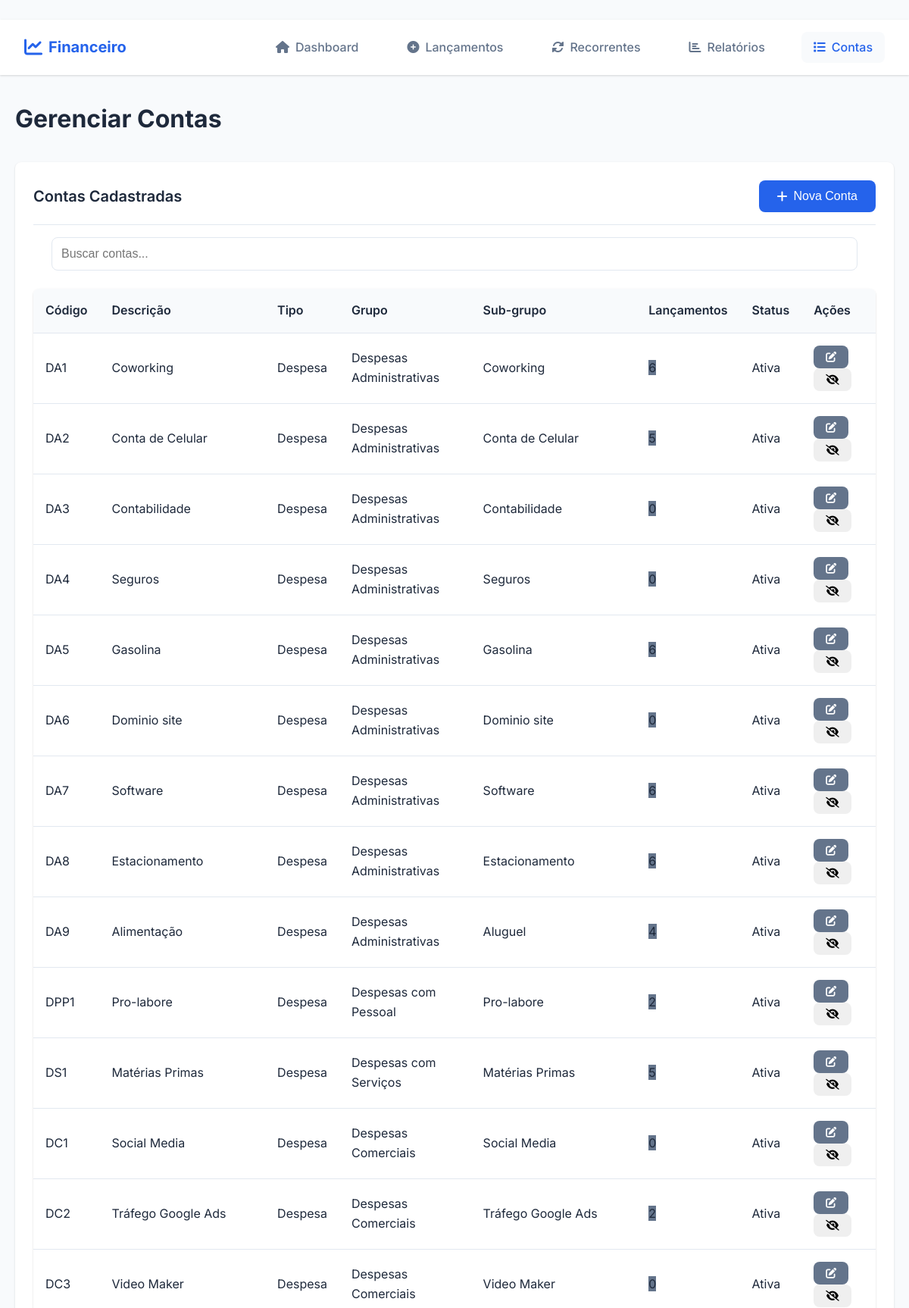
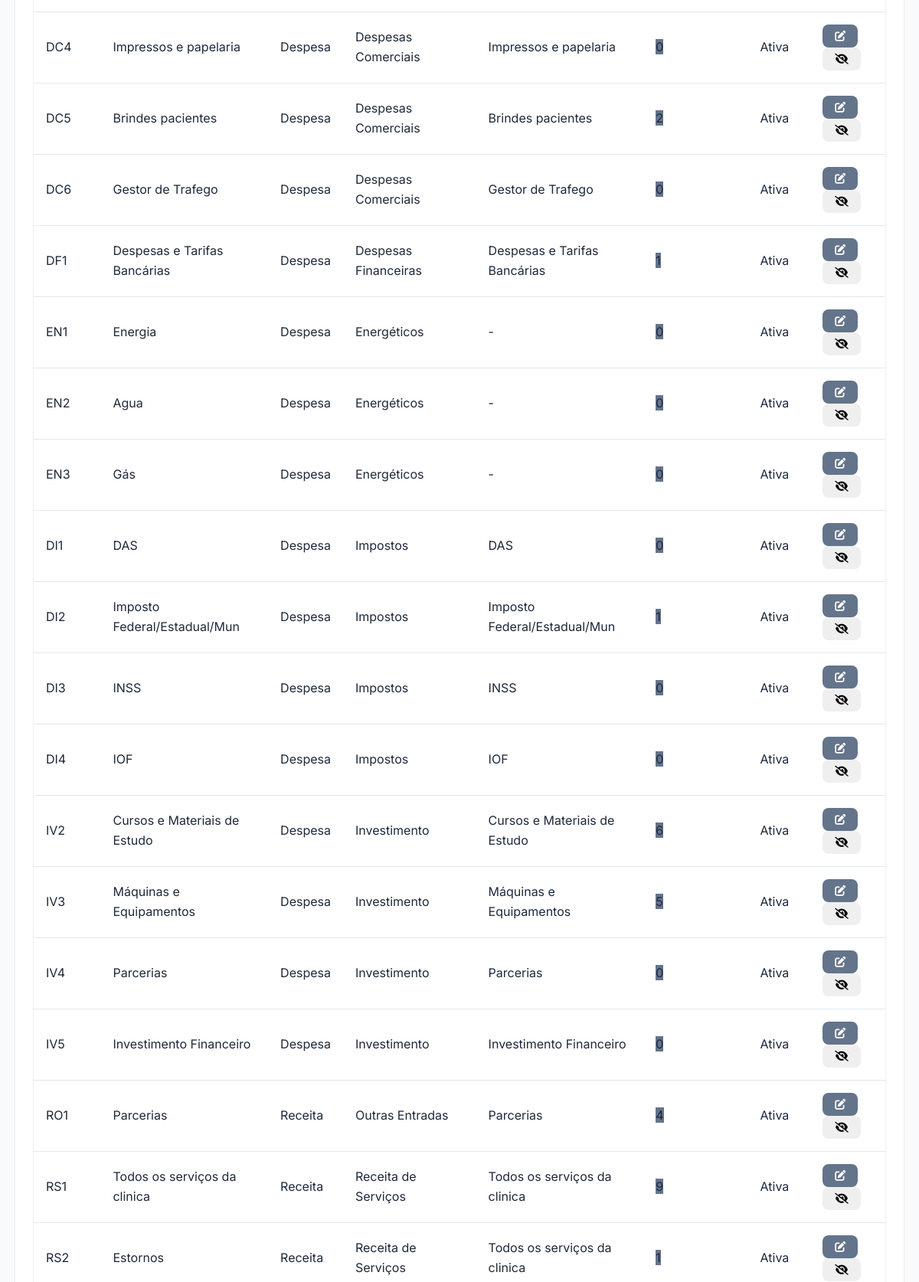
Page /painel/controle_financeiro_app/pages/contas.php (signed in, upper part) on the committed database (2 pictures, top to bottom).
### tables this page shows
CREATE TABLE `contas` (
  `id` int(11) NOT NULL,
  `codigo` varchar(10) NOT NULL,
  `descricao` varchar(255) NOT NULL,
  `tipo_id` int(11) NOT NULL,
  `grupo_id` int(11) NOT NULL,
  `sub_grupo_id` int(11) DEFAULT NULL,
  `ativa` tinyint(1) DEFAULT 1,
  `created_at` timestamp NOT NULL DEFAULT current_timestamp()
);

CREATE TABLE `tipos` (
  `id` int(11) NOT NULL,
  `nome` varchar(50) NOT NULL,
  `created_at` timestamp NOT NULL DEFAULT current_timestamp()
);

CREATE TABLE `grupos_contas` (
  `id` int(11) NOT NULL,
  `nome` varchar(100) NOT NULL,
  `tipo_id` int(11) NOT NULL,
  `created_at` timestamp NOT NULL DEFAULT current_timestamp()
);

CREATE TABLE `sub_grupos_contas` (
  `id` int(11) NOT NULL,
  `token_emp` varchar(50) DEFAULT NULL,
  `nome` varchar(100) NOT NULL,
  `grupo_id` int(11) NOT NULL,
  `created_at` timestamp NOT NULL DEFAULT current_timestamp()
);

### painel/controle_financeiro_app/pages/contas.php (the view, shortened to what this page needs)
<?php
include '../includes/header.php';
try {
    $pdo = getConnection();
    $stmt = $pdo->query("
        SELECT
            c.*,
            t.nome as tipo_nome,
            g.nome as grupo_nome,
            sg.nome as sub_grupo_nome,
            COUNT(l.id) as total_lancamentos
        FROM contas c
        JOIN tipos t ON c.tipo_id = t.id
        JOIN grupos_contas g ON c.grupo_id = g.id
        LEFT JOIN sub_grupos_contas sg ON c.sub_grupo_id = sg.id
        LEFT JOIN lancamentos l ON c.id = l.conta_id
        GROUP BY c.id
        ORDER BY t.nome, g.nome, c.codigo
    ");
    $contas = $stmt->fetchAll();
} catch (Exception $e) {
    $error = "Erro ao carregar dados: " . $e->getMessage();
}
?>
<div class="card">
    <div class="card-header">
        <h3 class="card-title">Contas Cadastradas</h3>
        <button onclick="openModal('modalConta')" class="btn btn-primary">
            <i class="fas fa-plus"></i> Nova Conta
        </button>
    </div>
    <div class="mb-3" style="padding: 0 1.5rem;">
        <input type="text" id="searchInput" class="form-control" placeholder="Buscar contas..."
               onkeyup="filterTable(this, 'tabelaContas')">
    </div>
    <?php if (!empty($contas)): ?>
        <div class="table-container">
            <table class="table" id="tabelaContas">
                <thead>
                    <tr>
                        <th>Código</th>
                        <th>Descrição</th>
                        <th>Tipo</th>
                        <th>Grupo</th>
                        <th>Sub-grupo</th>
                        <th>Lançamentos</th>
                        <th>Status</th>
                        <th>Ações</th>
                    </tr>
                </thead>
                <tbody>
                    <?php foreach ($contas as $conta): ?>
                        <tr class="<?php echo !$conta['ativa'] ? 'text-muted' : ''; ?>">
                            <td>
                                <span class="badge <?php echo $conta['tipo_nome'] == 'Receita' ? 'bg-success' : 'bg-danger'; ?>">
                                    <?php echo htmlspecialchars($conta['codigo']); ?>
                                </span>
                            </td>
                            <td><?php echo htmlspecialchars($conta['descricao']); ?></td>
                            <td><?php echo htmlspecialchars($conta['tipo_nome']); ?></td>
                            <td><?php echo htmlspecialchars($conta['grupo_nome']); ?></td>
                            <td><?php echo htmlspecialchars($conta['sub_grupo_nome'] ?: '-'); ?></td>
                            <td>
                                <span class="badge bg-secondary">
                                    <?php echo $conta['total_lancamentos']; ?>
                                </span>
                            </td>
                            <td>
                                <span class="badge <?php echo $conta['ativa'] ? 'bg-success' : 'bg-secondary'; ?>">
                                    <?php echo $conta['ativa'] ? 'Ativa' : 'Inativa'; ?>
                                </span>
                            </td>
                            <td>
                                <button onclick="editarConta(<?php echo htmlspecialchars(json_encode($conta)); ?>)"
                                        class="btn btn-sm btn-secondary">
                                    <i class="fas fa-edit"></i>
                                </button>
                                <form method="POST" style="display: inline;">
                                    <button type="submit" class="btn btn-sm <?php echo $conta['ativa'] ? 'btn-warning' : 'btn-success'; ?>"
                                            title="<?php echo $conta['ativa'] ? 'Desativar' : 'Ativar'; ?>">
                                        <i class="fas fa-<?php echo $conta['ativa'] ? 'eye-slash' : 'eye'; ?>"></i>
                                    </button>
                                </form>
                            </td>
                        </tr>
                    <?php endforeach; ?>
                </tbody>
            </table>
        </div>
    <?php else: ?>
        <p class="text-muted text-center">Nenhuma conta encontrada.</p>
    <?php endif; ?>
</div>
<?php include '../includes/footer.php'; ?>

### painel/controle_financeiro_app/css/style.css (style rules this page uses)
:root { --primary-color: #2563eb; --primary-dark: #1d4ed8; --secondary-color: #64748b; --success-color: #10b981; --danger-color: #ef4444; --warning-color: #f59e0b; --light-color: #f8fafc; --dark-color: #1e293b; --border-color: #e2e8f0; --shadow: 0 1px 3px 0 rgba(0, 0, 0, 0.1), 0 1px 2px 0 rgba(0, 0, 0, 0.06); --shadow-lg: 0 10px 15px -3px rgba(0, 0, 0, 0.1), 0 4px 6px -2px rgba(0, 0, 0, 0.05); --border-radius: 8px; --transition: all 0.3s ease; }
* { margin: 0; padding: 0; box-sizing: border-box; }
body { font-family: 'Inter', sans-serif; background-color: var(--light-color); color: var(--dark-color); line-height: 1.6; }
.card { background: white; border-radius: var(--border-radius); box-shadow: var(--shadow); padding: 1.5rem; margin-bottom: 1.5rem; transition: var(--transition); }
.card-header { display: flex; justify-content: space-between; align-items: center; margin-bottom: 1rem; padding-bottom: 1rem; border-bottom: 1px solid var(--border-color); }
.card-title { font-size: 1.25rem; font-weight: 600; color: var(--dark-color); }
.form-control { width: 100%; padding: 0.75rem; border: 1px solid var(--border-color); border-radius: var(--border-radius); font-size: 1rem; transition: var(--transition); }
.btn { display: inline-flex; align-items: center; gap: 0.5rem; padding: 0.75rem 1.5rem; border: none; border-radius: var(--border-radius); font-size: 1rem; font-weight: 500; text-decoration: none; cursor: pointer; transition: var(--transition); text-align: center; }
.btn-primary { background: var(--primary-color); color: white; }
.btn-secondary { background: var(--secondary-color); color: white; }
.btn-sm { padding: 0.5rem 1rem; font-size: 0.875rem; }
.table-container { overflow-x: auto; border-radius: var(--border-radius); box-shadow: var(--shadow); }
.table { width: 100%; border-collapse: collapse; background: white; }
.table th, .table td { padding: 1rem; text-align: left; border-bottom: 1px solid var(--border-color); }
.table th { background: var(--light-color); font-weight: 600; color: var(--dark-color); }
.mb-3 { margin-bottom: 1.5rem; }

### painel/controle_financeiro_app/pages/contas.php (style rules this page uses)
.bg-secondary { background-color: var(--secondary-color) !important; }

### rows in the picture
contas: codigo "DA1", descricao "Coworking", tipo.nome "Despesa", grupos_contas.nome "Despesas Administrativas", sub_grupos_contas.nome "Coworking", total_lancamentos "6", ativa "Ativa"
contas: codigo "DA2", descricao "Conta de Celular", tipo.nome "Despesa", grupos_contas.nome "Despesas Administrativas", sub_grupos_contas.nome "Conta de Celular", total_lancamentos "5", ativa "Ativa"
contas: codigo "DA3", descricao "Contabilidade", tipo.nome "Despesa", grupos_contas.nome "Despesas Administrativas", sub_grupos_contas.nome "Contabilidade", total_lancamentos "0", ativa "Ativa"
contas: codigo "DA4", descricao "Seguros", tipo.nome "Despesa", grupos_contas.nome "Despesas Administrativas", sub_grupos_contas.nome "Seguros", total_lancamentos "0", ativa "Ativa"
contas: codigo "DA5", descricao "Gasolina", tipo.nome "Despesa", grupos_contas.nome "Despesas Administrativas", sub_grupos_contas.nome "Gasolina", total_lancamentos "6", ativa "Ativa"
contas: codigo "DA6", descricao "Dominio site", tipo.nome "Despesa", grupos_contas.nome "Despesas Administrativas", sub_grupos_contas.nome "Dominio site", total_lancamentos "0", ativa "Ativa"
contas: codigo "DA7", descricao "Software", tipo.nome "Despesa", grupos_contas.nome "Despesas Administrativas", sub_grupos_contas.nome "Software", total_lancamentos "6", ativa "Ativa"
contas: codigo "DA8", descricao "Estacionamento", tipo.nome "Despesa", grupos_contas.nome "Despesas Administrativas", sub_grupos_contas.nome "Estacionamento", total_lancamentos "6", ativa "Ativa"
contas: codigo "DA9", descricao "Alimentação", tipo.nome "Despesa", grupos_contas.nome "Despesas Administrativas", sub_grupos_contas.nome "Aluguel", total_lancamentos "4", ativa "Ativa"
contas: codigo "DPP1", descricao "Pro-labore", tipo.nome "Despesa", grupos_contas.nome "Despesas com Pessoal", sub_grupos_contas.nome "Pro-labore", total_lancamentos "2", ativa "Ativa"
contas: codigo "DS1", descricao "Matérias Primas", tipo.nome "Despesa", grupos_contas.nome "Despesas com Serviços", sub_grupos_contas.nome "Matérias Primas", total_lancamentos "5", ativa "Ativa"
contas: codigo "DC1", descricao "Social Media", tipo.nome "Despesa", grupos_contas.nome "Despesas Comerciais", sub_grupos_contas.nome "Social Media", total_lancamentos "0", ativa "Ativa"
contas: codigo "DC2", descricao "Tráfego Google Ads", tipo.nome "Despesa", grupos_contas.nome "Despesas Comerciais", sub_grupos_contas.nome "Tráfego Google Ads", total_lancamentos "2", ativa "Ativa"
contas: codigo "DC3", descricao "Video Maker", tipo.nome "Despesa", grupos_contas.nome "Despesas Comerciais", sub_grupos_contas.nome "Video Maker", total_lancamentos "0", ativa "Ativa"
contas: codigo "DC4", descricao "Impressos e papelaria", tipo.nome "Despesa", grupos_contas.nome "Despesas Comerciais", sub_grupos_contas.nome "Impressos e papelaria", total_lancamentos "0", ativa "Ativa"
contas: codigo "DC5", descricao "Brindes pacientes", tipo.nome "Despesa", grupos_contas.nome "Despesas Comerciais", sub_grupos_contas.nome "Brindes pacientes", total_lancamentos "2", ativa "Ativa"
contas: codigo "DC6", descricao "Gestor de Trafego", tipo.nome "Despesa", grupos_contas.nome "Despesas Comerciais", sub_grupos_contas.nome "Gestor de Trafego", total_lancamentos "0", ativa "Ativa"
contas: codigo "DF1", descricao "Despesas e Tarifas Bancárias", tipo.nome "Despesa", grupos_contas.nome "Despesas Financeiras", sub_grupos_contas.nome "Despesas e Tarifas Bancárias", total_lancamentos "1", ativa "Ativa"
contas: codigo "EN1", descricao "Energia", tipo.nome "Despesa", grupos_contas.nome "Energéticos", sub_grupo_nome "-", total_lancamentos "0", ativa "Ativa"
contas: codigo "EN2", descricao "Agua", tipo.nome "Despesa", grupos_contas.nome "Energéticos", sub_grupo_nome "-", total_lancamentos "0", ativa "Ativa"
contas: codigo "EN3", descricao "Gás", tipo.nome "Despesa", grupos_contas.nome "Energéticos", sub_grupo_nome "-", total_lancamentos "0", ativa "Ativa"
contas: codigo "DI1", descricao "DAS", tipo.nome "Despesa", grupos_contas.nome "Impostos", sub_grupos_contas.nome "DAS", total_lancamentos "0", ativa "Ativa"
contas: codigo "DI2", descricao "Imposto Federal/Estadual/Mun", tipo.nome "Despesa", grupos_contas.nome "Impostos", sub_grupos_contas.nome "Imposto Federal/Estadual/Mun", total_lancamentos "1", ativa "Ativa"
contas: codigo "DI3", descricao "INSS", tipo.nome "Despesa", grupos_contas.nome "Impostos", sub_grupos_contas.nome "INSS", total_lancamentos "0", ativa "Ativa"
contas: codigo "DI4", descricao "IOF", tipo.nome "Despesa", grupos_contas.nome "Impostos", sub_grupos_contas.nome "IOF", total_lancamentos "0", ativa "Ativa"
contas: codigo "IV2", descricao "Cursos e Materiais de Estudo", tipo.nome "Despesa", grupos_contas.nome "Investimento", sub_grupos_contas.nome "Cursos e Materiais de Estudo", total_lancamentos "6", ativa "Ativa"
contas: codigo "IV3", descricao "Máquinas e Equipamentos", tipo.nome "Despesa", grupos_contas.nome "Investimento", sub_grupos_contas.nome "Máquinas e Equipamentos", total_lancamentos "5", ativa "Ativa"
contas: codigo "IV4", descricao "Parcerias", tipo.nome "Despesa", grupos_contas.nome "Investimento", sub_grupos_contas.nome "Parcerias", total_lancamentos "0", ativa "Ativa"
contas: codigo "IV5", descricao "Investimento Financeiro", tipo.nome "Despesa", grupos_contas.nome "Investimento", sub_grupos_contas.nome "Investimento Financeiro", total_lancamentos "0", ativa "Ativa"
contas: codigo "RO1", descricao "Parcerias", tipo.nome "Receita", grupos_contas.nome "Outras Entradas", sub_grupos_contas.nome "Parcerias", total_lancamentos "4", ativa "Ativa"
contas: codigo "RS1", descricao "Todos os serviços da clinica", tipo.nome "Receita", grupos_contas.nome "Receita de Serviços", sub_grupos_contas.nome "Todos os serviços da clinica", total_lancamentos "9", ativa "Ativa"
contas: codigo "RS2", descricao "Estornos", tipo.nome "Receita", grupos_contas.nome "Receita de Serviços", sub_grupos_contas.nome "Todos os serviços da clinica", total_lancamentos "1", ativa "Ativa"

### other values in the picture
APP_NAME "Financeiro"
$pageTitle "Gerenciar Contas"
